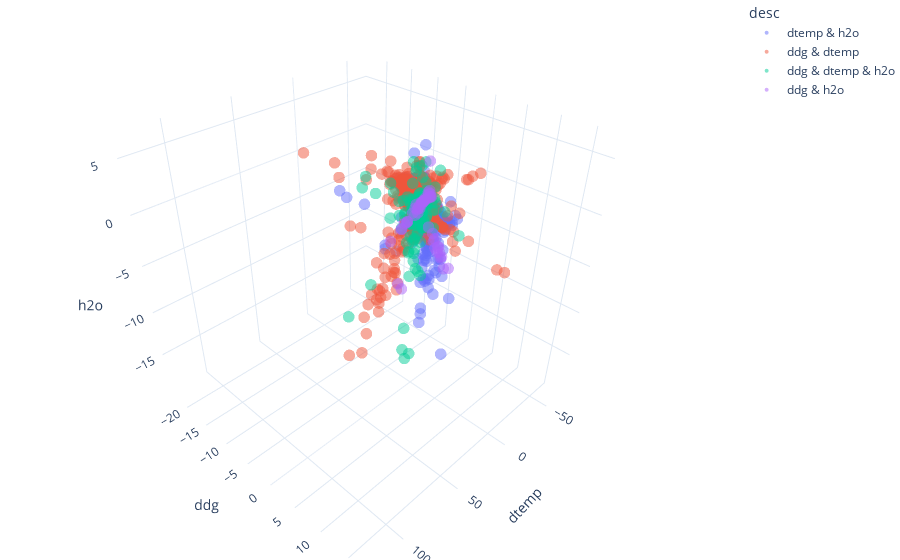

Notebook cell for this chart:
### Code cell
import plotly.express as px
fig = px.scatter_3d(df, x='dtemp', y='ddg', z='h2o', color='desc', template='simple_white')
fig.update_traces(mode='markers', marker_line_width=0, marker_size=4, opacity=.5)

fig.update_layout(margin=dict(l=0, r=0, b=0, t=0))
fig.show()

### Figure 1 — Plotly figure (JSON) as saved in the notebook; plotly's stock layout.template omitted (floating-point values rounded to 4 significant figures; data arrays with more than 128 entries replaced by an {"elided": "..."} marker saying what was removed)
{"data": [{"hovertemplate": "desc=dtemp & h2o<br>dtemp=%{x}<br>ddg=%{y}<br>h2o=%{z}<extra></extra>", "legendgroup": "dtemp & h2o", "marker": {"color": "#636efa", "line": {"width": 0}, "size": 4, "symbol": "circle"}, "mode": "markers", "name": "dtemp & h2o", "opacity": 0.5, "scene": "scene", "showlegend": true, "type": "scatter3d", "x": {"elided": "397 float values"}, "y": {"elided": "397 float values"}, "z": {"elided": "397 float values"}}, {"hovertemplate": "desc=ddg & dtemp<br>dtemp=%{x}<br>ddg=%{y}<br>h2o=%{z}<extra></extra>", "legendgroup": "ddg & dtemp", "marker": {"color": "#EF553B", "line": {"width": 0}, "size": 4, "symbol": "circle"}, "mode": "markers", "name": "ddg & dtemp", "opacity": 0.5, "scene": "scene", "showlegend": true, "type": "scatter3d", "x": {"elided": "1761 float values"}, "y": {"elided": "1761 float values"}, "z": {"elided": "1761 float values"}}, {"hovertemplate": "desc=ddg & dtemp & h2o<br>dtemp=%{x}<br>ddg=%{y}<br>h2o=%{z}<extra></extra>", "legendgroup": "ddg & dtemp & h2o", "marker": {"color": "#00cc96", "line": {"width": 0}, "size": 4, "symbol": "circle"}, "mode": "markers", "name": "ddg & dtemp & h2o", "opacity": 0.5, "scene": "scene", "showlegend": true, "type": "scatter3d", "x": {"elided": "198 float values"}, "y": {"elided": "198 float values"}, "z": {"elided": "198 float values"}}, {"hovertemplate": "desc=ddg & h2o<br>dtemp=%{x}<br>ddg=%{y}<br>h2o=%{z}<extra></extra>", "legendgroup": "ddg & h2o", "marker": {"color": "#ab63fa", "line": {"width": 0}, "size": 4, "symbol": "circle"}, "mode": "markers", "name": "ddg & h2o", "opacity": 0.5, "scene": "scene", "showlegend": true, "type": "scatter3d", "x": [0.0, 0.0, 0.0, 0.0, 0.0, 0.0, 0.0, 0.0, 0.0, 0.0, 0.0, 0.0, 0.0, 0.0, 0.0, 0.0, 0.0, 0.0, 0.0, 0.0, 0.0, 0.0, 0.0, 0.0, 0.0, 0.0, 0.0, 0.0, 0.0, 0.0, 0.0, 0.0, 0.0, 0.0, 0.0, 0.0, 0.0, 0.0, 0.0, 0.0, 0.0, 0.0, 0.0, 0.0, 0.0, 0.0, 0.0, 0.0, 0.0, 0.0], "y": [-3.3, -2.6, -2.5, -5.0, 1.37, -0.7, -2.12, -3.01, -2.94, -1.94, -1.95, -0.35, 0.7, -0.53, -0.69, -0.09, -0.21, 0.12, -1.1, 1.4, 0.3, 3.85, 3.03, 2.87, 1.73, 3.5, 2.71, 4.23, 3.61, 5.45, 2.5, 4.03, 4.67, 3.43, 0.94, 0.47, 0.37, 1.63, 1.67, 1.02, 1.9, 0.58, 0.43, 0.75, 1.36, 0.84, 1.63, 1.58, 1.75, -0.07], "z": [-8.93, -9.27, -2.3, -4.8, 4.4, -1.0, -2.12, -3.01, -2.94, -1.94, -1.95, -0.35, 0.74, 0.08, -0.32, -0.13, -0.64, -0.13, -0.9, 1.5, 0.5, -3.42, -3.2, -2.34, -1.5, -2.97, -2.61, -3.73, -2.91, -4.52, -1.92, -3.88, -4.79, -3.48, 0.9, 0.57, 0.32, 1.24, 1.6, 0.93, 1.37, 0.56, 0.52, 0.7, 1.68, 0.98, 1.32, 1.87, 1.34, 0.02]}], "layout": {"legend": {"title": {"text": "desc"}, "tracegroupgap": 0}, "margin": {"b": 0, "l": 0, "r": 0, "t": 0}, "scene": {"domain": {"x": [0.0, 1.0], "y": [0.0, 1.0]}, "xaxis": {"title": {"text": "dtemp"}}, "yaxis": {"title": {"text": "ddg"}}, "zaxis": {"title": {"text": "h2o"}}}}}
